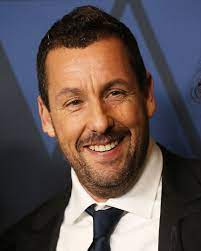
#> input picture Kshitij/OpenCV/Faces Trainer/Adam Sandler/Adam Sandler 1.jpeg, 201 x 251 px, found by its file name; its folder holds only this picture in this run
$ python faces_train.py
#> lines starting #> are read from the running program, lines starting #| are printed output that depends on the picture
import os
import cv2 as cv
import numpy as np

people = [ 'Adam Sandler' , 'Ben Afflek' , 'Vin Diesel' ]
DIR = r'F:\Kshitij Folder\Python\Open CV\Kshitij\OpenCV\Faces Trainer'

haar_cascade = cv.CascadeClassifier("haar_face.xml")

features = []
labels = []

def create_train():
   for person in people:
       path = os.path.join(DIR , person)
       label = people.index(person)

       for img in os.listdir(path):
           img_path = os.path.join(path,img)

           img_array = cv.imread(img_path)
#> img_array is the input picture: shape (251, 201, 3); mean B, G, R 81.3, 81.8, 94.8
           gray = cv.cvtColor(img_array, cv.COLOR_BGR2GRAY)
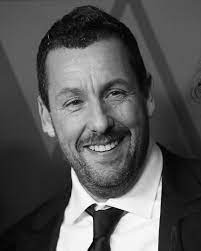
#> gray: shape (251, 201); min 0, max 255, mean 85.6

           faces_rect = haar_cascade.detectMultiScale( gray , scaleFactor=1.1 , minNeighbors=4 )
#> faces_rect = [[35, 51, 121, 121]]

           for (x,y,w,h) in faces_rect:
               faces_roi = gray[ y:y+h , x:x+w ]
               features.append(faces_roi)
               labels.append(label)
#> this loop made 1 pass
#> pass 1, in create_train, `faces_roi = gray[ y:y+h , x:x+w ]`:
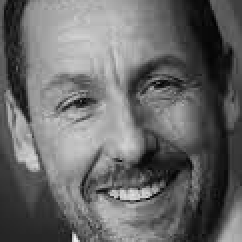
#> faces_roi: shape (121, 121) (shown 2 times larger); min 1, max 245, mean 104.5
#> after the loop, features = 1 item; labels = [0]
#> pass 2 of the loop in create_train, `for person in people:`:
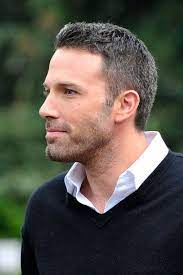
#> input picture Kshitij/OpenCV/Faces Trainer/Ben Afflek/14.jpeg, 183 x 275 px, found by its file name
#> in create_train, img_array is the input picture: shape (275, 183, 3); mean B, G, R 73.8, 81.8, 85.6
#> gray: shape (275, 183)
#> faces_rect = [[7, 55, 99, 99], [27, 42, 123, 123]]
#> the loop in create_train, `for (x,y,w,h) in faces_rect:` made 2 passes
#> pass 1, in create_train, `faces_roi = gray[ y:y+h , x:x+w ]`:
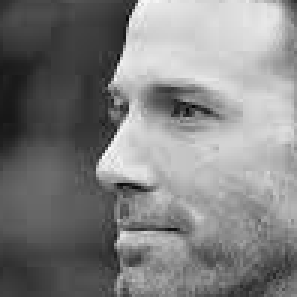
#> faces_roi: shape (99, 99) (shown 3 times larger); min 5, max 254, mean 129.3
#> pass 2, in create_train, `faces_roi = gray[ y:y+h , x:x+w ]`:
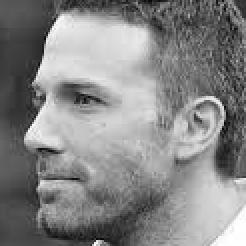
#> faces_roi: shape (123, 123) (shown 2 times larger); min 2, max 254, mean 134.5
#> after the loop in create_train, `for (x,y,w,h) in faces_rect:`: features = 3 items; labels = [0, 1, 1]
#> (the run stopped early here; a loop or call above may not have finished)
